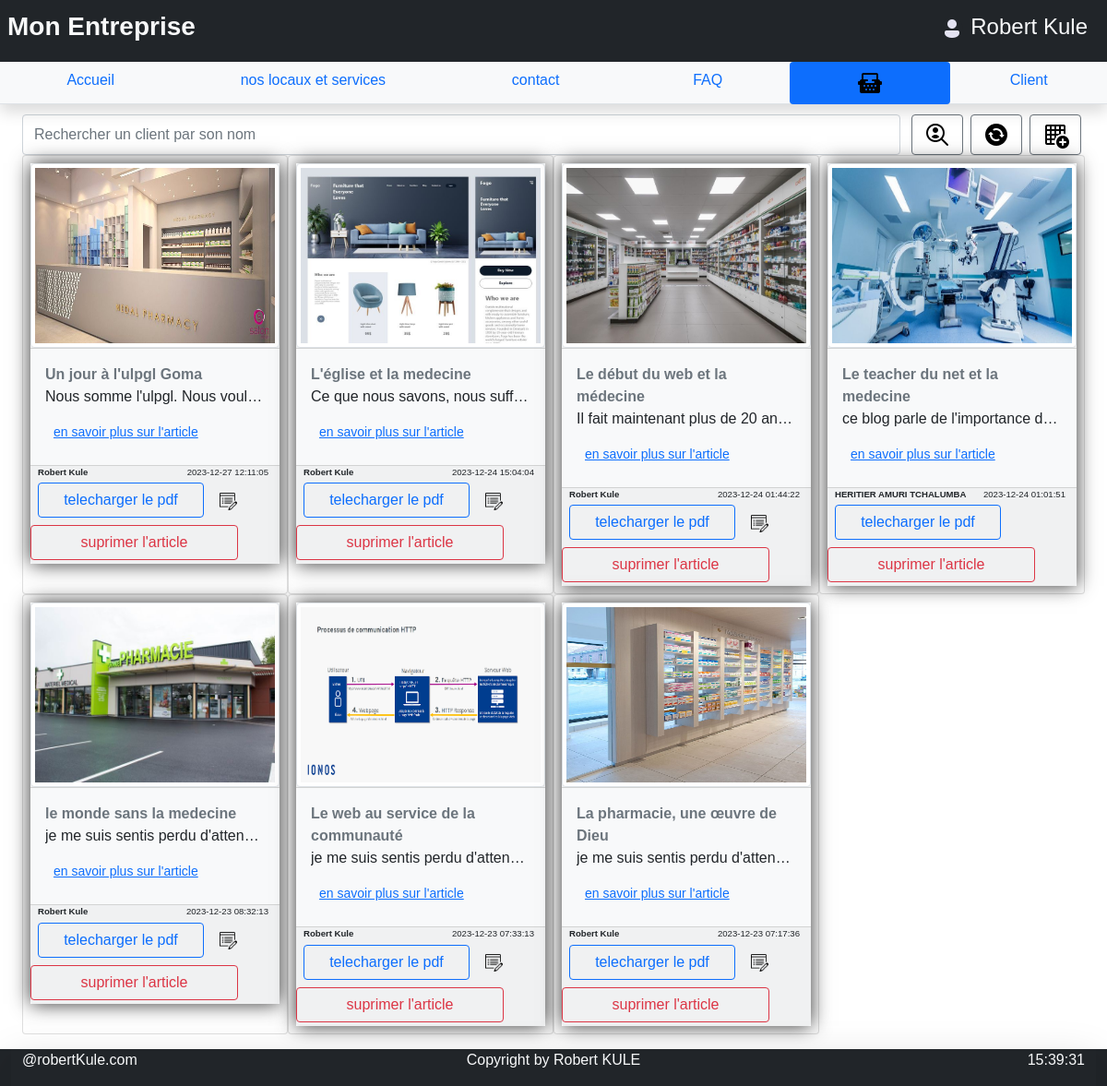
Screenshot of /projetWebIntro/mesPages/blog.php (signed in) with the database file from the repository.
### tables this page shows
CREATE TABLE IF NOT EXISTS `article` (
  `id` int NOT NULL AUTO_INCREMENT,
  `nom` varchar(50) DEFAULT NULL,
  `dateAjout` datetime DEFAULT NULL,
  `name1` varchar(500) DEFAULT NULL,
  `fileUrl1` varchar(500) DEFAULT NULL,
  `name2` varchar(500) DEFAULT NULL,
  `fileUrl2` varchar(500) DEFAULT NULL,
  `descrit` text,
  `auteur` varchar(500) DEFAULT NULL,
  PRIMARY KEY (`id`),
  UNIQUE KEY `nom` (`nom`)
);

### projetWebIntro/mesPages/blog.php (the view, shortened to what this page needs)
<?php
    entete("blog",$_SESSION['nom']);
    menu(5);
?>
<main class="row mx-auto">
    <div class="row">
        <div class="my-sm-4">
        </div>
    </div>
    <form class="container pt-1 d-flex" role="search" method="post">
        <input name="cherche" class="form-control me-2" type="search" placeholder="Rechercher un client par son nom" aria-label="Search">
        <button class="btn btn-outline-secondary mx-1" type="submit" name="maj"><img src="../images/search.png" alt=""></button>
        <button class="btn btn-outline-secondary mx-1" type="submit" name="maj"><img src="../images/update.png" alt=""></button>
        <?php if ($_SESSION['compte']==1) {
            echo "<a href=\"ajoutb.php\" class=\"btn btn-outline-secondary mx-1\"><img src=\"../images/add.png\" alt=\"\"></a>";
        }
        ?>
    </form>
    <div class="row mx-auto">
      <?php
            try{
                include("connectionDb.php");
                if (isset($_POST['cherche']) AND !empty($_POST['cherche'])) {
                    $recherche=htmlentities($_POST['cherche']);
                    $req=$conn->prepare("SELECT DISTINCT * FROM article WHERE nom LIKE '%$recherche%' OR descrit LIKE '%$recherche%';");
                    $req->execute();
                    $datat=$req->fetchAll(PDO::FETCH_ASSOC);
                } else {
                    $req=$conn->prepare("SELECT DISTINCT * FROM article ORDER BY dateAjout DESC");
                    $req->execute();
                    $datat=$req->fetchAll(PDO::FETCH_ASSOC);
                }
                foreach ($datat as $row) {
                    $id=$row['id'];
                    $nom=$row['nom'];
                    $im=$row['fileUrl1'];
                    $pdf=$row['fileUrl2'];
                    $description=$row['descrit'];
                    $date=$row['dateAjout'];
                    $auteur=$row['auteur'];
                    echo "
                        <div \" class=\"card col-md-3 p-2   \" >
                        <div class=\"p-0 bg-light\" style=\"box-shadow:0px 0px 20px rgba(0,0,0,0.8);\">
                        <div class=\"card-header  p-0\">
                            <img src=\"$im\" alt=\"\" style=\"height:200px;width:100%;\" class=\"img-fluid img-thumbnail col-12\">
                        </div>
                        <div class=\"card-body col\">
                        <div class=\"col bg-light fw-bold fs-8 text-start text-secondary\">$nom</div>
                        <span class=\"d-inline-block text-truncate \" style=\"max-width: 100%;\">
                            $description
                        </span>
                        <a href=\"voirimg.php?id={$id}\"  class=\"btn btn-sm btn-link mx-auto p-2\">en savoir plus sur l'article</a>
                        </div>
                        <div class=\"card-footer  p-0\">
                            <div class=\"d-flex justify-content-between px-2\">
                                <div style=\"font-size:0.6em;\">
                                    <span class=\"fw-bold\">$auteur</span>
                                </div>
                                <div style=\"font-size:0.6em;>
                                    <img src=\"../images/date.png\"  class=\" img-fluid mx-1\" alt=\"\">$date
                                </div>
                            </div>
                            <a href=\"$pdf\" target=\"_blank\" class=\"btn btn-outline-primary ms-2 col-8 m-1 mx-auto\">telecharger le pdf</a>
                            ";
                            if ($_SESSION['nom']==$auteur){
                                echo "<a href=\"editb.php?id={$id}\"class='btn  col-2 m-1 mx-auto'><img src=\"../images/edit.png\"  class=\"m-auto img-fluid \" alt=\"\"></a>
                            ";
                            }
                            if ($_SESSION['compte']==1 || $_SESSION['nom']==$auteur){
                                echo "<a href=\"elements/supe.php?id={$id}\"class='btn btn-outline-danger col-10 m-1 mx-auto'>suprimer l'article</a>
                            ";
                            }
                        echo "</div>
                        </div>
                        </div>
                    ";
                }
            }catch(PDOException $e){
                echo $e->getMessage();
            }
?>
</div>
    </main>
<div class="row">
        <div class="my-sm-3">
        </div>
</div>
</body>
</html>

### projetWebIntro/mesPages/mesfonction.php (shortened to what this page needs)
<?php
   function menu($nbre){
     echo "
     <div class=\"d-none d-sm-none d-md-block d-lg-block\">
     <ul class=\"nav nav-fill nav-pills nav-tabs nav-underline\">";
    if ($nbre==1) {
        echo "
        <li class=\"nav-item\">
            <a href=\"accueil.php\" class=\"nav-link active\"  aria-current=\"page\" p-2\"><img src=\"../images/home.png\" alt=\"\"></a>
        </li>
        <li class=\"nav-item\">
            <a href=\"produit.php\" class=\"nav-link\">nos locaux et services</a>
        </li>
        <li class=\"nav-item\">
            <a href=\"contact.php\" class=\"nav-link\">contact</a>
        </li>
        <li class=\"nav-item\">
            <a href=\"faq.php\" class=\"nav-link\">FAQ</a>
        </li>
        <li class=\"nav-item\">
            <a href=\"blog.php\" class=\"nav-link\">Blog</a>
        </li>
        <li class=\"nav-item\">
            <a href=\"client.php\" class=\"nav-link  p-2\">Client</a>
        </li>
        ";
    }
    elseif ($nbre==5) {
        echo "
        <li class=\"nav-item\">
            <a href=\"accueil.php\" class=\"nav-link\">Accueil</a>
        </li>
        <li class=\"nav-item\">
            <a href=\"produit.php\" class=\"nav-link  p-2\">nos locaux et services</a>
        </li>
        <li class=\"nav-item\">
            <a href=\"contact.php\" class=\"nav-link\">contact</a>
        </li>
        <li class=\"nav-item\">
            <a href=\"faq.php\" class=\"nav-link\">FAQ</a>
        </li>
        <li class=\"nav-item\">
            <a href=\"blog.php\" class=\"nav-link active\"  aria-current=\"page\" p-2\"><img src=\"../images/blog.png\" alt=\"\"></a>
        </li>
        <li class=\"nav-item\">
            <a href=\"client.php\" class=\"nav-link  p-2\">Client</a>
        </li>
        ";
    }
    echo "
    </ul>
    </div>
    </header>";
}
function entete($titre,$user){
    echo "
    <!DOCTYPE html>
    <html lang=\"en\">
    <head>
        <meta charset=\"UTF-8\">
        <meta name=\"viewport\" content=\"width=device-width, initial-scale=1.0\">
        <title>$titre-Pharmacie de Robert KULE</title>
        <link rel=\"stylesheet\" href=\"../mesStyles/bootstrap.min.css\">
        <link rel=\"stylesheet\" href=\"../mesStyles/msform.css\">
        <script src=\"../mesStyles/bootstrap.min.js\"></script>
        <script src=\"../mesStyles/bootstrap.bundle.min.js\"></script>
        <script>
            function afficherHeure(){
                var date = new Date();
                var heures = date.getHours();
                var minutes = date.getMinutes();
                var secondes = date.getSeconds();
                heures = heures < 10 ? '0' + heures : heures;
                minutes = minutes < 10 ? '0' + minutes : minutes;
                secondes = secondes < 10 ? '0' + secondes : secondes;
                var heure = heures + ':' + minutes + ':' + secondes;
                document.getElementById('heure').innerHTML = heure;
            }
            setInterval(afficherHeure, 1000);
        </script>
    </head>
    <body class=\"m-auto p-auto container-fluid\">
    <div class=\"mb-5\"></div>
    <header class=\" shadow  bg-light fixed-top \">
    <div class=\"d-flex flex-row justify-content-end align-item-baseline bg-dark text-light p-md-2 p-sm-1\">
        <div class=\"flex-grow-1 fs-3 fw-bold text-nowrap\"><span class=\"d-block  text-light\"> Mon Entreprise</span></div>
        <a href=\"login.php?deconnection=$user\" class=\"btn btn-default\"><h4 ><img src=\"../images/userLogin.png\" alt=\"Icone de Login\" class=\"bg-dark rounded-circle mx-2 text-light fs-sm-9\" ><span class=\" text-nowrap overflow-hidden text-light\">$user</span></h4></a>
    </div>
    ";
    include("pied.php");
   }
?>

### projetWebIntro/mesPages/pied.php
<footer class="container-fluid fixed-bottom fs-16 bg-dark">
    <div class="row shadow-lg  text-light mx-auto">
        <div class="col-md-4 d-none d-md-block fs-9 text-start">@robertKule.com</div>
        <div class="col-md-4  fs-9 text-center">Copyright by Robert KULE</div>
        <div class="col-md-4 d-none d-md-block fs-9 text-end"><span id="heure"></span></p></div>
    </div>
</footer>

### projetWebIntro/mesStyles/msform.css (style rules this page uses)
body { width: 100%; margin: 0px; font-family: Verdana, Geneva, Tahoma, sans-serif; }
header { max-height: 20vh; min-height: 10vh; }

### rows the page displays
article: fileUrl1 (picture), nom "Un jour à l'ulpgl Goma", descrit "Nous somme l'ulpgl. Nous voul…", auteur "Robert Kule", dateAjout "2023-12-27 12:11:05"
article: fileUrl1 (picture), nom "L'église et la medecine", descrit "Ce que nous savons, nous suff…", auteur "Robert Kule", dateAjout "2023-12-24 15:04:04"
article: fileUrl1 (picture), nom "Le début du web et la médecine", descrit "Il fait maintenant plus de 20 an…", auteur "Robert Kule", dateAjout "2023-12-24 01:44:22"
article: fileUrl1 (picture), nom "Le teacher du net et la medecine", descrit "ce blog parle de l'importance d…", auteur "HERITIER AMURI TCHALUMBA", dateAjout "2023-12-24 01:01:51"
article: fileUrl1 (picture), nom "le monde sans la medecine", descrit "je me suis sentis perdu d'atten…", auteur "Robert Kule", dateAjout "2023-12-23 08:32:13"
article: fileUrl1 (picture), nom "Le web au service de la communauté", descrit "je me suis sentis perdu d'atten…", auteur "Robert Kule", dateAjout "2023-12-23 07:33:13"
article: fileUrl1 (picture), nom "La pharmacie, une œuvre de Dieu", descrit "je me suis sentis perdu d'atten…", auteur "Robert Kule", dateAjout "2023-12-23 07:17:36"

### other values shown
$user "Robert Kule"
